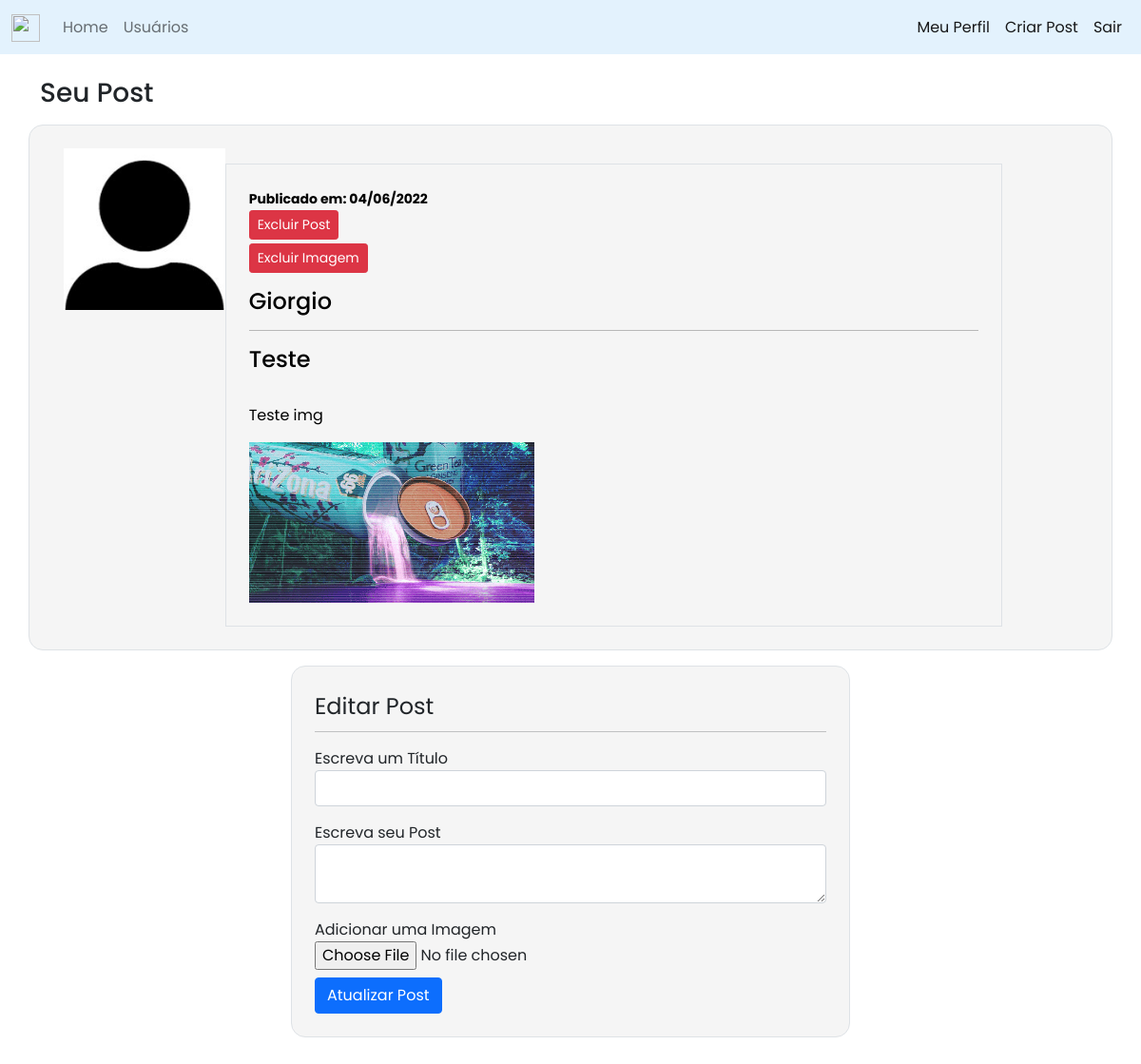
/post/1 (signed in), run on the app's committed database.
### projeto_site/models.py (models this page shows, shortened)
class Usuario(database.Model, UserMixin):
    id = database.Column(database.Integer, primary_key=True)
    username = database.Column(database.String, nullable=False)
    email = database.Column(database.String, nullable=False, unique=True)
    password = database.Column(database.String, nullable=False)
    foto_perfil = database.Column(database.String, default='default.jpg')
    posts = database.relationship('Post', backref='autor', lazy=True)
    profissao = database.Column(database.String, nullable=False, default='Não Informado')
    cursos = database.Column(database.String, nullable=False, default='Não Informado')

class Post(database.Model):
    id = database.Column(database.Integer, primary_key=True)
    titulo = database.Column(database.String, nullable=False)
    corpo = database.Column(database.Text, nullable=False)
    data_criacao = database.Column(database.DateTime, nullable=False, default=datetime.utcnow)
    id_usuario = database.Column(database.Integer, database.ForeignKey("usuario.id"), nullable=False)
    imagem = database.Column(database.String, default=None)

### projeto_site/routes.py (the view, shortened to what this page needs)
@app.route("/post/<post_id>", methods=['POST', 'GET'])
@login_required
def exibir_post(post_id):
    post = Post.query.get(post_id)
    if current_user == post.autor:
        form_editar_post = FormEditarPost()
        post = Post.query.get(post_id)
    else:
        form_editar_post = None
    return render_template('post.html', post=post, datetime=datetime, form_editar_post=form_editar_post)

### projeto_site/forms.py
class FormEditarPost(FlaskForm):
    titulo = StringField('Escreva um Título', validators=[DataRequired(), length(2, 110)])
    corpo = TextAreaField('Escreva seu Post', validators=[DataRequired()])
    botao_att = SubmitField('Atualizar Post')
    img_edit = FileField('Adicionar uma Imagem', validators=[FileAllowed(['jpg', 'png'])])

### projeto_site/models.py (called while the page is built)
@login_manager.user_loader
def load_usuario(id_usuario):
    return Usuario.query.get(int(id_usuario))

### projeto_site/templates/post.html (shortened to what this page needs)
{% extends 'base.html' %}
{% block body %}
<div class="container">
    <br>
    <h3>Seu Post</h3>
    <div class="row border mt-3 p-4 meupost">
        <div class="col col-2">
            <img src="{{ url_for('static', filename='foto_perfil/{}'.format(post.autor.foto_perfil)) }}" width="170">
        </div>
        <div class="col col-9 border mt-3 p-4">
            <strong><small>Publicado em: {{ datetime.strftime(post.data_criacao, '%d/%m/%Y') }}</small></strong><br>
            {% if form_editar_post %}
                <a href="#" class="text-decoration-none text-reset" data-bs-toggle="modal" data-bs-target="#exampleModal"><button class="btn btn-danger btn-sm mb-1">Excluir Post</button></a>
                <form method="POST" action="{{ url_for('excluir_img', post_id=post.id) }}"><button class="btn btn-danger btn-sm">Excluir Imagem</button></form>
            {% endif %}
            <h4 class="mt-3">{{ post.autor.username }}</h4>
            <hr>
            <h4>{{ post.titulo }}</h4>
            <br>
            <p>{{ post.corpo }}</p>
            {% if post.imagem %}
                <picture>
                    <img class="imagem_pt" src="{{ url_for('static', filename='imagem_post/{}'.format(post.imagem)) }}">
                </picture>
            {% else %}
                <p></p>
            {% endif %}
        </div>
    </div>
    {% if form_editar_post %}
        <div class="row">
            <div class="col">
                <form method="POST" action="" class="border mt-3 p-4 exibirpost" enctype="multipart/form-data">
                    <legend>Editar Post</legend>
                    <hr>
                    <fieldset>
                        <div class="form-group mb-3">
                            {{ form_editar_post.titulo.label(class="form-control-label") }}
                            {% if form_editar_post.titulo.errors %}
                                {{ form_editar_post.titulo(class="form-control is-invalid") }}
                            <div class="invalid-feedback">
                                {% for erro in form_editar_post.titulo.errors %}
                                    {{ erro }}
                                {% endfor %}
                            </div>
                            {% else %}
                                {{ form_editar_post.titulo(class="form-control") }}
                            {% endif %}
                        </div>
                        <div class="form-group mb-3">
                            {{ form_editar_post.corpo.label(class="form-control-label") }}
                            {% if form_editar_post.corpo.errors %}
                                {{ form_editar_post.corpo(class="form-control is-invalid") }}
                            <div class="invalid-feedback">
                                {% for erro in form_editar_post.corpo.errors %}
                                    {{ erro }}
                                {% endfor %}
                            </div>
                            {% else %}
                                {{ form_editar_post.corpo(class="form-control") }}
                            {% endif %}
                        </div>
                        <div class="form-group">
                            {{ form_editar_post.img_edit.label }}<br>
                            {{ form_editar_post.img_edit(class='form-control-file') }}
                        </div>
                    </fieldset>
                    {{ form_editar_post.botao_att(class="btn btn-primary mt-2") }}
                </form>
            </div>
        </div>
    {% endif %}
</div>
<br><br>
{% endblock %}

### projeto_site/static/main.css (style rules this page uses)
* { margin: 0; padding: 0; box-sizing: border-box; font-family: 'Poppins', sans-serif; }
.meupost { color: black; background: #F5F5F5; word-wrap: break-word; border-radius: 15px; }
.exibirpost { background: #F5F5F5; border-radius: 15px; margin: 22vw; }

### data on the page
Usuario: foto_perfil (placeholder picture), autor.username "Giorgio"
Post: strftime "04/06/2022", titulo "Teste", corpo "Teste img", imagem (picture)
